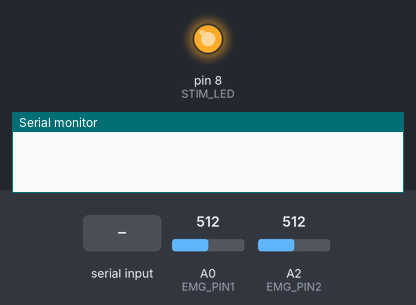
This sketch was run on a simulated Arduino Uno, built with avr-gcc and run on an emulated ATmega328P. Shown: output pins drawn as LEDs (lit = HIGH), the last lines printed to the serial monitor. The inputs (shaded band) are chosen by the test bench; at power-on: A0 (EMG_PIN1) = 512, A2 (EMG_PIN2) = 512.

Above: at 1.2 s.
1.3 s: "e" received over Serial
At 4.8 s:
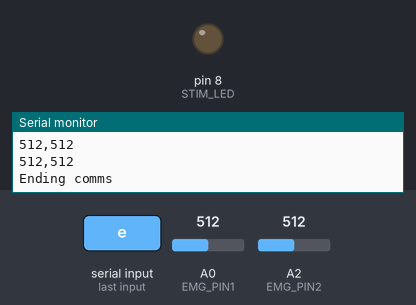
Timing chart, 0 to 6.3 s (numbered marks = the images above; inputs shaded):
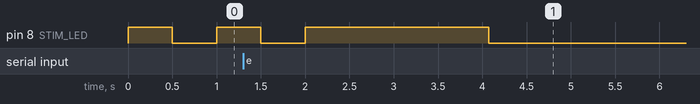

Measured:
- after the input at 1.3 s, pin 8 (STIM_LED): goes on until 4.1 s, then stays LOW

The sketch:

MHML_Edited.ino
```cpp
// #include <SoftwareSerial.h>
#include <Arduino.h>
#include <Wire.h>

#define EMG_PIN1                     A0
#define EMG_PIN2                     A2
#define STIM_LED                     8

int SAMPLING_WINDOW_HZ = 1000;
int SAMPLING_WINDOW_SIZE = 1000;

// If windowing is required uncomment this #define. If not then streaming will be used.
//#define WINDOWING

//int sensorPin = A0;
float val = 0;
int setting = 0;

boolean shake = false;
boolean comms = true;

void setup() {
//  pinMode(LED_BUILTIN, OUTPUT);
  pinMode(STIM_LED, OUTPUT);
  pinMode(EMG_PIN1, INPUT);
  pinMode(EMG_PIN2, INPUT);

  Serial.begin(115200);
  // Serial.println(F("Setting up Serial"));
//  Serial.println("GravityRush Firmware");
//  Serial.println("------------------------------------------------");

  // Serial.println(F("Beginning handshake"));
  // while (!shake) {
  //   shake = handShake();
  //   delay(5);
  // }

  // Serial.println(shake);
  // Serial.println(F("End of shake"));
  clearBuffer();
}

void loop() {

  // Stop serial communication
  if (Serial.available()) {
    if (Serial.read() == 'e') {
      Serial.println(F("Ending comms"));
      digitalWrite(STIM_LED, LOW);
      clearBuffer();
      Serial.end();
      comms = false;
    }
  }

  if (comms) {
    //send EMG
    // Serial.printf("hitting comms\n");
    // float data[SAMPLING_WINDOW_SIZE];
     // uint16_t emg_data1[SAMPLING_WINDOW_SIZE];
     // uint16_t emg_data2[SAMPLING_WINDOW_SIZE];

    // float data = analogRead(EMG_PIN)/1023;
    // Serial.println(data);

    // Stimuli for test subject
    // READY
    digitalWrite(STIM_LED, HIGH);
    delay(500);
    digitalWrite(STIM_LED, LOW);
    delay(500);

    // SET
    digitalWrite(STIM_LED, HIGH);
    delay(500);
    digitalWrite(STIM_LED, LOW);
    delay(500);

    // GO!
    digitalWrite(STIM_LED, HIGH);
    delay(500);

    // Stream data
    /* Serial.print(analogRead(EMG_PIN1));cs
    Serial.print("\t");
    Serial.println(analogRead(EMG_PIN2)); */

    for(int i = 0; i < SAMPLING_WINDOW_SIZE-1; i++) {
      // data[i] = analogRead(EMG_Pin);
      // data[i] = i;

      // emg_data1[i] = (analogRead(EMG_PIN1)&0x3FF) + ((analogRead(EMG_PIN2)&0x3FF)<<10);
      // delay(1);
      // emg_data1[i] = analogRead(EMG_PIN1)&0x3FF;
      // emg_data2[i] = analogRead(EMG_PIN2)&0x3FF;
      Serial.print(analogRead(EMG_PIN1));
      Serial.print(",");
      Serial.println(analogRead(EMG_PIN2));
      delay(1000/SAMPLING_WINDOW_HZ);
    }

    digitalWrite(STIM_LED, LOW);
    delay(500);
    //
    // for(int i = 0; i < SAMPLING_WINDOW_SIZE; i++) {
    //   if (i < (SAMPLING_WINDOW_SIZE - 1)) {
    //     // String value = 'v' + ',' + (String)data[i];
    //     // value += (String)i;
    //
    //     // String value0 = "a,";
    //     // String value1 = "x,";
    //     // Serial.println(emg_data1[i]);
    //     // uint16_t value0 = emg_data1[i] & 0x3FF;
    //     // uint16_t value1 = emg_data1[i] & 0xFFC >> 10;
    //     uint16_t value0 = emg_data1[i];
    //     uint16_t value1 = emg_data2[i];
    //     // Serial.println(value);
    //     Serial.print(value0);
    //     Serial.print(", ");
    //     Serial.println(value1);
    //     delay(1);
    //
    //     // value = "x,";
    //     // value += (String)emg_data2[i];
    //     // Serial.println(value);
    //     // delay(5);
    //   } else {
    //     // Serial.println('s' + ',' + (String)data[i]);
    //     // value += (String)i;
    //
    //     // String value0 = "b,";
    //     // String value1 = "y,";
    //     // uint16_t value0 = emg_data1[i] & 0x3FF;
    //     // uint16_t value1 = emg_data1[i] & 0xFFC >> 10;
    //     uint16_t value0 = emg_data1[i];
    //     uint16_t value1 = emg_data2[i];
    //     Serial.print(value0);
    //     Serial.print(", ");
    //     Serial.println(value1);
    //     delay(1);
    //
    //     // value = "y,";
    //     // value += (String)emg_data2[i];
    //     // Serial.println(value);
    //     // delay(5);
    //   }
    // }
  }

  // delay(100);
}


bool handShake() {
  if (Serial.available()) {
    if (Serial.read() == 'f') {
      Serial.println("Return true");
      delay(5);
      return true;
    }
  } else {
    Serial.println("b");
    delay(100);
  }
  return false;
}

void clearBuffer() {
  char bin;
  while (Serial.read() == 'f') {
     bin = Serial.read();
  }
}

// Chain: Read Sensor (AnalogRead) (and accelerometer) -> Send via Bluetooth
// Additional: Receive instruction from Bluetooth -> Change sensor parameters?
```
